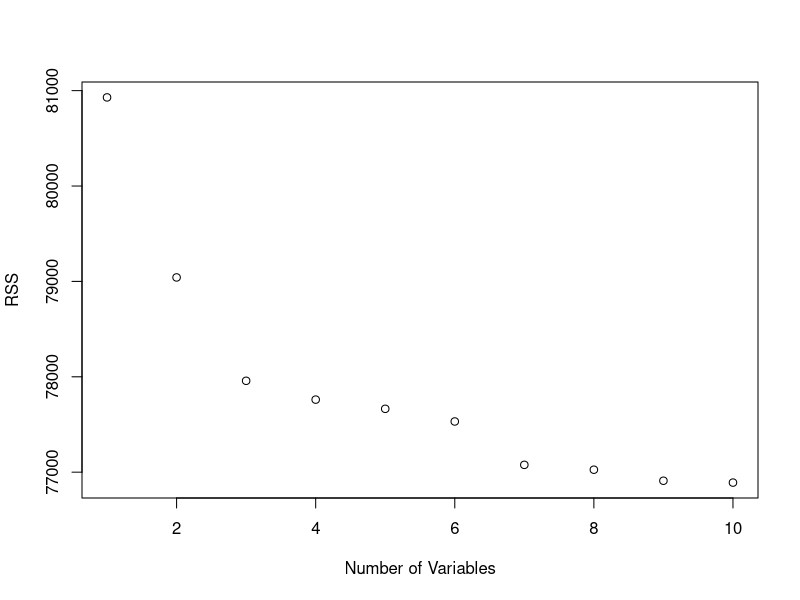
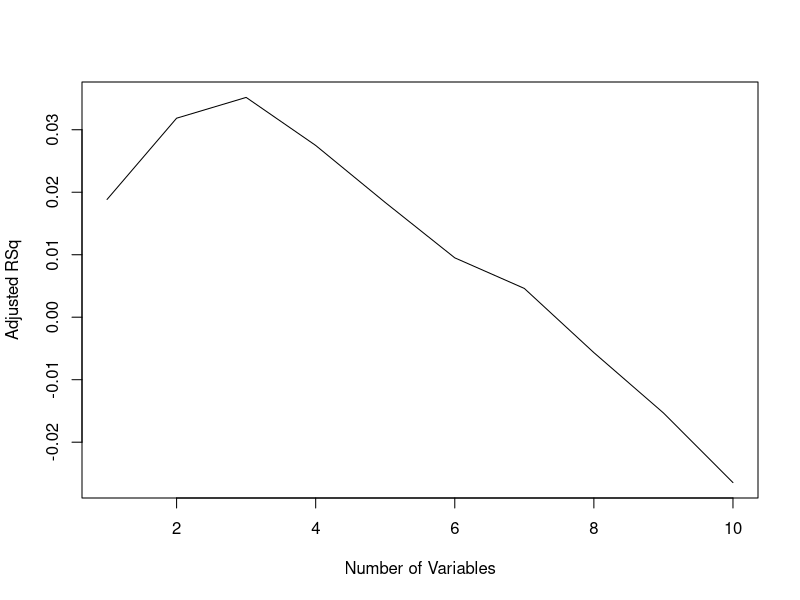

Here is the R script that generated these plots, in order: (Note: this script raises an error after producing the figures.)
x=rnorm(100)
e=rnorm(100)
y=seq(100)
y.fit=lm(y~ x+poly(x,2)+poly(x,3)+e)
df=data.frame(y=y,x=x,x2=x^2,x3=x^3,x4=x^4,x5=x^5,x6=x^6,x7=x^7,x8=x^8,x9=x^9,x10=x^10)
library(leaps)
regfit_full = regsubsets(y ~ ., data = df,nvmax=10)
reg_summary = summary(regfit_full)
names(reg_summary)
reg_summary$rsq
par(mfrow=c(1,1))
plot(reg_summary$rss, xlab="Number of Variables", ylab="RSS") #plot of rss

#plot and best value using adj R square
plot(reg_summary$adjr2, xlab="Number of Variables", ylab="Adjusted RSq", type="l")
points(best_model, reg_summary$adjr2[best_model], col="red", cex=2, pch=20)
(best_model = which.max(reg_summary$adjr2))  #Ans: 5

#plot and best value using Cp
plot(reg_summary$cp, xlab="Number of Variables", ylab="Cp", type="l")
(best_model = which.min(reg_summary$cp))  #Ans: 4
points(best_model, reg_summary$cp[best_model], col="red", cex=2, pch=20)

#plot and best value using BIC
plot(reg_summary$bic, xlab="Number of Variables", ylab="BIC", type="l")
(best_model = which.min(reg_summary$bic))  #Ans : 1
points(best_model, reg_summary$bic[best_model], col="red", cex=2, pch=20)

#FSS
regfit_fwd = regsubsets(y ~ .,
                        data = df,
                        nvmax = 10,
                        method = "forward")
summary(regfit_fwd)
plot(regfit_fwd, scale = "r2")
plot(regfit_fwd, scale = "adjr2")
plot(regfit_fwd, scale = "Cp")
plot(regfit_fwd, scale = "bic")
#BSS
regfit_bwd = regsubsets(y ~ .,
                        data = df,
                        nvmax = 10,
                        method = "backward")
summary(regfit_bwd)
plot(regfit_bwd, scale = "r2")  #all variables are being selected
plot(regfit_bwd, scale = "adjr2")  #6 
plot(regfit_bwd, scale = "Cp")   #6
plot(regfit_bwd, scale = "bic") #2

#lasso model
install.packages('glmnet')
library(glmnet)
x <-model.matrix(y~., data=df)[,-1]
y <-df$y
fit.lasso <-glmnet(x,y)
plot(fit.lasso, xvar="lambda", label= TRUE)
plot(fit.lasso, xvar="dev", label= TRUE)
cv.lasso <-cv.glmnet(x, y)
plot(cv.lasso)
## coefficent vector corresponding to the mse which is within one standard error of the lowest mse using the best lambda.
coef(cv.lasso)
## coefficient vector corresponding to the lowest mse using the best lambda
coef(glmnet(x,y, lambda=cv.lasso$lambda.min))

y=0.01+(0.05*x^7)+e
regfit_bwd = regsubsets(y ~ x7+e,
                        data = df,
                        method = "backward")
summary(regfit_bwd)
plot(regfit_bwd, scale = "r2")  #all variables are being selected
plot(regfit_bwd, scale = "adjr2")  #only x7 and intercept 
plot(regfit_bwd, scale = "Cp")   #only x7 and intercept 
plot(regfit_bwd, scale = "bic") #only x7 and intercept 
